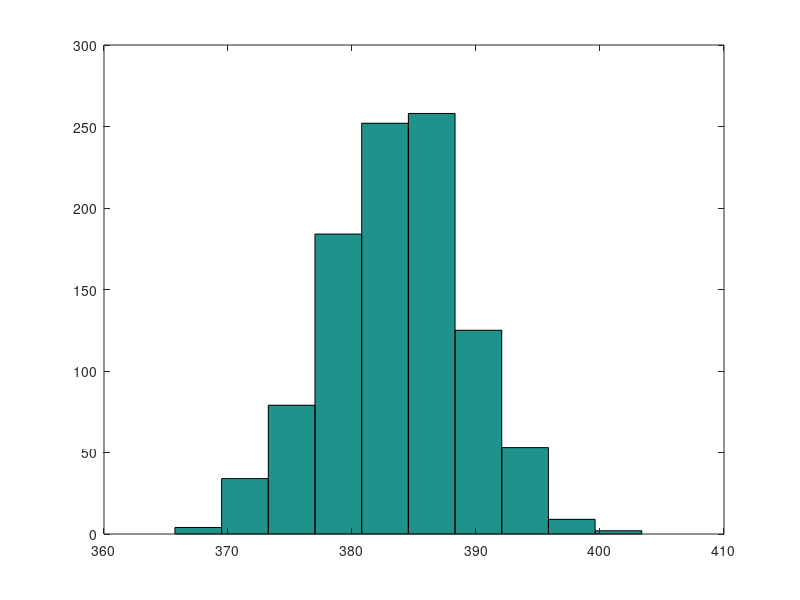

MATLAB code for this plot:
% Log-Normal Distribution for 30% Variance
m = 383.83; % mean
v = 30; % variance
mu = log((m^2)/sqrt(v+m^2))
sigma = sqrt(log(v/(m^2)+1))
% rng('default') % For reproducibility
r = lognrnd(mu,sigma,[1000, 1]);
save -ascii Ae_p0.dat r
hist(r)
%%